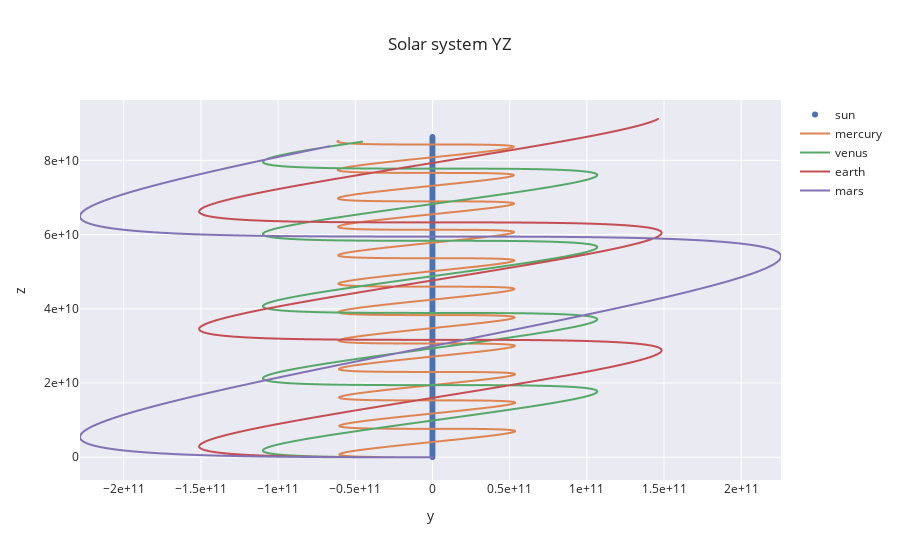

Notebook cell for this chart:
### Code cell
fig = go.Figure()

for i in range(5):
    if i==0: mode='markers'
    else: mode='lines'
    fig.add_trace(go.Scattergl(x=coords[:,i,1], y=coords[:,i,2], mode=mode, name=planets[i]))
    #fig.add_trace(go.Scattergl(x=[coords[-1,i,0]], y=[coords[-1,i,1]], mode='markers', showlegend=False, marker_color='grey'))


fig.update_layout(title='Solar system YZ')
fig.update_xaxes(title='y', exponentformat='e')
fig.update_yaxes(title='z', exponentformat='e')
fig.show()

### Figure 1 — Plotly figure (JSON) as saved in the notebook; plotly's stock layout.template omitted (floating-point values rounded to 4 significant figures; data arrays with more than 128 entries replaced by an {"elided": "..."} marker saying what was removed)
{"data": [{"mode": "markers", "name": "sun", "type": "scattergl", "x": {"elided": "1000 float values"}, "y": {"elided": "1000 float values"}}, {"mode": "lines", "name": "mercury", "type": "scattergl", "x": {"elided": "1000 float values"}, "y": {"elided": "1000 float values"}}, {"mode": "lines", "name": "venus", "type": "scattergl", "x": {"elided": "1000 float values"}, "y": {"elided": "1000 float values"}}, {"mode": "lines", "name": "earth", "type": "scattergl", "x": {"elided": "1000 float values"}, "y": {"elided": "1000 float values"}}, {"mode": "lines", "name": "mars", "type": "scattergl", "x": {"elided": "1000 float values"}, "y": {"elided": "1000 float values"}}], "layout": {"title": {"text": "Solar system YZ"}, "xaxis": {"exponentformat": "e", "title": {"text": "y"}}, "yaxis": {"exponentformat": "e", "title": {"text": "z"}}}}
